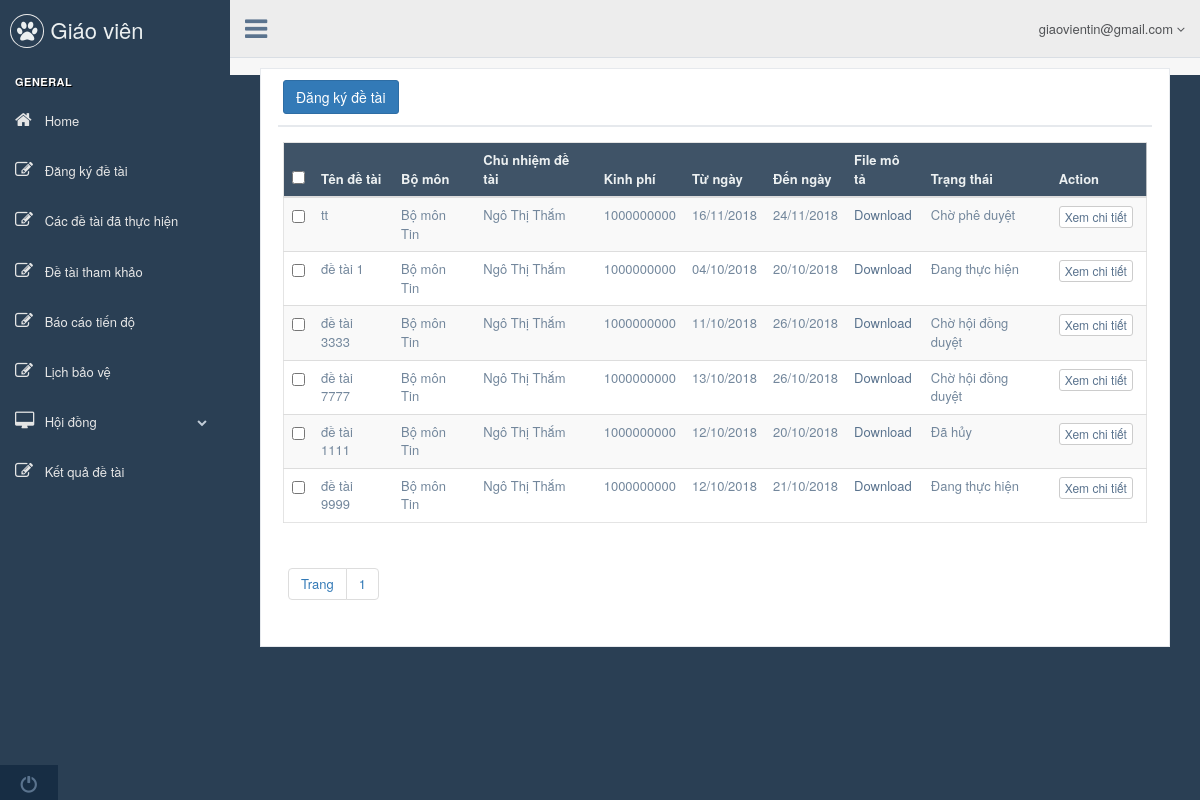
Screenshot of /giaovien.php?controller=dangkidetai (signed in) with the database file from the repository.
### tables this page shows
CREATE TABLE `tbl_detai` (
  `pk_madetai_id` int(11) NOT NULL,
  `fk_user_id` int(11) NOT NULL,
  `fk_user_hoi_dong` int(11) NOT NULL,
  `c_tendetai` varchar(500) NOT NULL,
  `c_noidungnghiencuu` varchar(1000) NOT NULL,
  `c_kinhphi` float NOT NULL,
  `c_tungay` date NOT NULL,
  `c_denngay` date NOT NULL,
  `c_trangthai` int(11) NOT NULL,
  `file_mo_ta` text NOT NULL
);

CREATE TABLE `tbl_bomon` (
  `pk_mabomon_id` int(11) NOT NULL,
  `c_tenbomon` varchar(500) NOT NULL,
  `c_truongbomon` varchar(500) NOT NULL,
  `fk_user_id` int(11) NOT NULL
);

CREATE TABLE `tbl_user` (
  `pk_user_id` int(11) NOT NULL,
  `c_fullname` varchar(500) NOT NULL,
  `fk_mabomon_id` int(11) NOT NULL,
  `c_hocham` varchar(500) NOT NULL,
  `c_hocvi` varchar(500) NOT NULL,
  `c_ngaysinh` date NOT NULL,
  `c_diachi` varchar(500) NOT NULL,
  `c_sdt` int(11) NOT NULL,
  `c_email` varchar(500) NOT NULL,
  `c_password` varchar(500) NOT NULL,
  `UserType` int(11) NOT NULL
);

### controller/backend/w_giaovien/controller_dangkidetai.php (called while the page is built, shortened)
<?php
	class controller_dangkidetai{
		public function __construct(){
			$this->model = new model();
			$record_per_page = 15;
			$pk_user_id = $_SESSION["SS_USER"]->pk_user_id;
			$total = $this->model->num_rows("select * from tbl_detai dt join tbl_user u on dt.fk_user_id = u.pk_user_id join tbl_bomon bm on bm.pk_mabomon_id = u.fk_mabomon_id where dt.fk_user_id='$pk_user_id' and dt.c_trangthai <> 3 or dt.pk_madetai_id in(select fk_madetai_id from tbl_detai_user du where du.fk_user_id=$pk_user_id)");
			$num_page = ceil($total/$record_per_page);
			$p = (isset($_GET["p"])&&$_GET["p"]>0) ? ($_GET["p"]-1) : 0;
			$from = $p * $record_per_page;
			$arr = $this->model->get_all("select * from tbl_detai dt join tbl_user u on dt.fk_user_id = u.pk_user_id join tbl_bomon bm on bm.pk_mabomon_id = u.fk_mabomon_id where dt.fk_user_id = '$pk_user_id'and dt.c_trangthai <> 3 or dt.pk_madetai_id in (select fk_madetai_id from tbl_detai_user du where du.fk_user_id=$pk_user_id) order by dt.pk_madetai_id desc limit $from,$record_per_page");
			include "view/backend/w_giaovien/view_dangkidetai.php";
		}
	}
	new controller_dangkidetai();
 ?>

### giaovien.php (called while the page is built, shortened)
<?php
	include "config.php";
	include "model/model.php";
	if(isset($_SESSION["SS_USER"]) == false)
		include "controller/backend/controller_login.php";
	else{
		include "view/backend/w_giaovien/master_giaovien.php";
	}
 ?>

### model/model.php (called while the page is built, shortened)
<?php
	class model{
		public function get_all($sql){
			global $db;
			$result = mysqli_query($db,$sql);
			$arr = array();
			while($rows = mysqli_fetch_object($result))
				$arr[] = $rows;
			return $arr;
		}
		public function num_rows($sql){
			global $db;
			$result = mysqli_query($db,$sql);
			return mysqli_num_rows($result);
		}
	}
 ?>

### view/backend/w_giaovien/view_dangkidetai.php (the view, shortened to what this page needs)
<div class="right_col" role="main">
  <div class="">
    <div class="page-title">
      <div class="col-md-12 col-sm-12 col-xs-12">
        <div class="x_panel">
          <div class="x_title">
            <div>
        <a href="giaovien.php?controller=add_dangkidetai&act=add" class="btn btn-primary">Đăng ký đề tài</a>
      </div>
          </div>
          <div class="x_content">
            <div class="table-responsive">
              <table class="table table-striped jambo_table bulk_action">
                <thead>
                  <tr class="headings">
                    <th>
                      <input type="checkbox" id="check-all" class="flat">
                    </th>
                    <th class="column-title">Tên đề tài </th>
                    <th class="column-title">Bộ môn </th>
                    <th class="column-title">Chủ nhiệm đề tài </th>
                    <th class="column-title">Kinh phí </th>
                    <th class="column-title">Từ ngày </th>
                    <th class="column-title">Đến ngày </th>
                    <th class="column-title">File mô tả </th>
                    <th class="column-title">Trạng thái </th>
                    <th class="column-title">Action </th>
                  </tr>
                </thead>
                <tbody>
                <?php foreach($arr as $rows): ?>
                  <tr class="even pointer">
                    <td class="a-center ">
                      <input type="checkbox" class="flat" name="table_records">
                    </td>
                    <td class=" "><?php echo $rows->c_tendetai; ?></td>
                     <td class=" ">
                      <?=$rows->c_tenbomon?>
                    </td>
                    <td class=" ">
                     <?=$rows->c_fullname?>
                    </td>
                    <td class=" "><?php echo $rows->c_kinhphi; ?></td>
                    <td class=" ">
                      <?php
              $date = date_create($rows->c_tungay);
              echo date_format($date,"d/m/Y");
            ?>
                    </td>
                    <td class=" ">
                      <?php
              $date = date_create($rows->c_denngay);
              echo date_format($date,"d/m/Y");
            ?>
                    </td>
                    <td class=" "><a href="<?php echo $rows->file_mo_ta; ?>">Download</a></td>
                    <td class=" ">
                      <?php
                        if($rows->c_trangthai == 0)
                          echo "Chờ phê duyệt";
                        else if($rows->c_trangthai == 1)
                          echo "Chờ hội đồng duyệt";
                         else if($rows->c_trangthai == 2)
                          echo "Đang thực hiện";
                         else if($rows->c_trangthai == 3)
                          echo "Hoàn thành";
                        else if($rows->c_trangthai == 4)
                          echo "Đã hủy";
                      ?>
                    </td>
                     <td class=" last">
                      <button type="button" class="btn btn-default btn-xs"><a href="giaovien.php?controller=chitiet_dangkidetai&act=xem&id=<?php echo $rows->pk_madetai_id; ?>"">Xem chi tiết</a></button>
                    </td>
                  </tr>
                <?php endforeach; ?>
                </tbody>
              </table>
              <div class="card-footer" style="padding:5px !important">
          <ul class="pagination">
            <li class="page-item"><a class="page-link" href="#">Trang</a></li>
          <?php for($i=1; $i<=$num_page; $i++): ?>
            <li class="page-item"><a class="page-link" href="giaovien.php?controller=dangkidetai&p=<?php echo $i; ?>"><?php echo $i; ?></a></li>
          <?php endfor; ?>
          </ul>
        </div>
            </div>
          </div>
        </div>
      </div>
    </div>
  </div>
</div>

### rows the page displays
tbl_detai: c_tendetai "tt", tbl_bomon.c_tenbomon "Bộ môn Tin", fk_user.c_fullname "Ngô Thị Thắm", c_kinhphi "1000000000", c_tungay "16/11/2018", c_denngay "24/11/2018", c_trangthai "Chờ phê duyệt"
tbl_detai: c_tendetai "đề tài 1", tbl_bomon.c_tenbomon "Bộ môn Tin", fk_user.c_fullname "Ngô Thị Thắm", c_kinhphi "1000000000", c_tungay "04/10/2018", c_denngay "20/10/2018", c_trangthai "Đang thực hiện"
tbl_detai: c_tendetai "đề tài 3333", tbl_bomon.c_tenbomon "Bộ môn Tin", fk_user.c_fullname "Ngô Thị Thắm", c_kinhphi "1000000000", c_tungay "11/10/2018", c_denngay "26/10/2018", c_trangthai "Chờ hội đồng duyệt"
tbl_detai: c_tendetai "đề tài 7777", tbl_bomon.c_tenbomon "Bộ môn Tin", fk_user.c_fullname "Ngô Thị Thắm", c_kinhphi "1000000000", c_tungay "13/10/2018", c_denngay "26/10/2018", c_trangthai "Chờ hội đồng duyệt"
tbl_detai: c_tendetai "đề tài 1111", tbl_bomon.c_tenbomon "Bộ môn Tin", fk_user.c_fullname "Ngô Thị Thắm", c_kinhphi "1000000000", c_tungay "12/10/2018", c_denngay "20/10/2018", c_trangthai "Đã hủy"
tbl_detai: c_tendetai "đề tài 9999", tbl_bomon.c_tenbomon "Bộ môn Tin", fk_user.c_fullname "Ngô Thị Thắm", c_kinhphi "1000000000", c_tungay "12/10/2018", c_denngay "21/10/2018", c_trangthai "Đang thực hiện"

### other values shown
$_SESSION["SS_USER"]->c_email "giaovientin@gmail.com"
